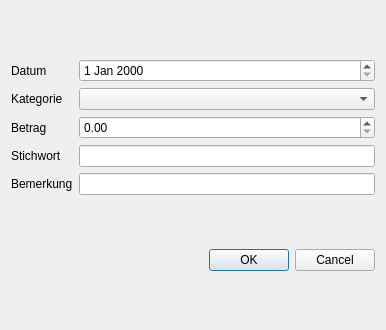
<?xml version="1.0" encoding="UTF-8"?>
<ui version="4.0">
 <class>Dialog</class>
 <widget class="QDialog" name="Dialog">
  <property name="geometry">
   <rect>
    <x>0</x>
    <y>0</y>
    <width>386</width>
    <height>330</height>
   </rect>
  </property>
  <property name="windowTitle">
   <string>Dialog</string>
  </property>
  <layout class="QGridLayout" name="gridLayout_2">
   <item row="0" column="0">
    <layout class="QGridLayout" name="gridLayout">
     <item row="0" column="1">
      <widget class="QDateEdit" name="dateEdit"/>
     </item>
     <item row="2" column="0">
      <widget class="QLabel" name="label_3">
       <property name="text">
        <string>Betrag</string>
       </property>
      </widget>
     </item>
     <item row="0" column="0">
      <widget class="QLabel" name="label">
       <property name="text">
        <string>Datum</string>
       </property>
      </widget>
     </item>
     <item row="1" column="0">
      <widget class="QLabel" name="label_2">
       <property name="text">
        <string>Kategorie</string>
       </property>
      </widget>
     </item>
     <item row="3" column="0">
      <widget class="QLabel" name="label_4">
       <property name="text">
        <string>Stichwort</string>
       </property>
      </widget>
     </item>
     <item row="4" column="0">
      <widget class="QLabel" name="label_5">
       <property name="text">
        <string>Bemerkung</string>
       </property>
      </widget>
     </item>
     <item row="1" column="1">
      <widget class="QComboBox" name="comboBoxCategory">
       <property name="placeholderText">
        <string>---</string>
       </property>
      </widget>
     </item>
     <item row="2" column="1">
      <widget class="QDoubleSpinBox" name="doubleSpinBoxAmount">
       <property name="maximum">
        <double>99999999999.000000000000000</double>
       </property>
       <property name="singleStep">
        <double>0.050000000000000</double>
       </property>
      </widget>
     </item>
     <item row="3" column="1">
      <widget class="QLineEdit" name="lineEditCue"/>
     </item>
     <item row="4" column="1">
      <widget class="QLineEdit" name="lineEditRemark"/>
     </item>
    </layout>
   </item>
   <item row="1" column="0">
    <widget class="QDialogButtonBox" name="buttonBox">
     <property name="orientation">
      <enum>Qt::Horizontal</enum>
     </property>
     <property name="standardButtons">
      <set>QDialogButtonBox::Cancel|QDialogButtonBox::Ok</set>
     </property>
    </widget>
   </item>
  </layout>
 </widget>
 <resources/>
 <connections>
  <connection>
   <sender>buttonBox</sender>
   <signal>accepted()</signal>
   <receiver>Dialog</receiver>
   <slot>accept()</slot>
   <hints>
    <hint type="sourcelabel">
     <x>248</x>
     <y>254</y>
    </hint>
    <hint type="destinationlabel">
     <x>157</x>
     <y>274</y>
    </hint>
   </hints>
  </connection>
  <connection>
   <sender>buttonBox</sender>
   <signal>rejected()</signal>
   <receiver>Dialog</receiver>
   <slot>reject()</slot>
   <hints>
    <hint type="sourcelabel">
     <x>316</x>
     <y>260</y>
    </hint>
    <hint type="destinationlabel">
     <x>286</x>
     <y>274</y>
    </hint>
   </hints>
  </connection>
 </connections>
</ui>
